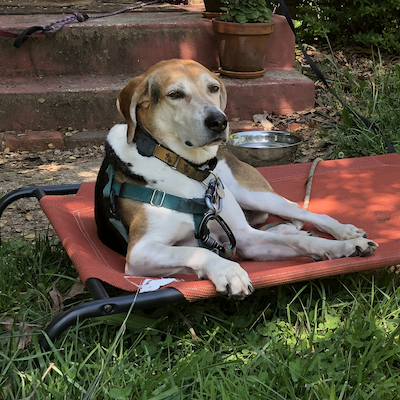
%> input picture mipav_matlab_tutorials/data/remy.png, 400 x 400 px
$ octave image2D_basics_2018.m   (GNU Octave 9; MATLAB toolbox functions it lacks are replaced by stand-ins)
%> lines starting %> are read from the running program, lines starting %| are printed output that depends on the picture
% Introduction to basic image processing commands
% Medical Image Analysis (520.433)
% Andrew Lang
% 1/29/2014
%%%%%%%
% Edit 01-29-2018. Lianrui Zuo

clc
clearvars
close all

%% Documentation
% doc images % image processing toolbox - contains many useful examples

% It is important to note that MATLAB treats images no differently than
% matrices! All matrix operations can be applied to images (addition,
% multiplication, etc)

%% (1) Read an image
RGBImg = imread('data/remy.png'); % read image
%> RGBImg is the input picture: size 400x400x3 uint8; mean R, G, B 88.7, 81.6, 66.2
figure, imshow(RGBImg); % show image
title('Original RGB img');

pause % wait for key press

% We rarely use color images in this course, so lets convert to grayscale
GrayImg = rgb2gray(RGBImg);   % convert rgb to gray
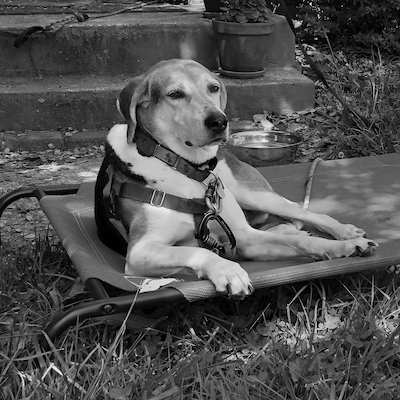
%> GrayImg: size 400x400 uint8; min 0, max 247, mean 81.9
GrayImg = im2double(GrayImg); % convert intensity range from [0 255] to [0 1]
%> GrayImg: size 400x400 double
% Be careful about 'im2double' and 'double'
figure, imshow(GrayImg);
title('Grayscale img');
%% (2) Different ways to view an image
% 'doc imshow' to learn more
% e.g. imshow(img,'InitialMagnification',200);
% e.g. imshow(img,'DisplayRange',[0,100]);
close all

figure, imshow(GrayImg)
figure, imagesc(GrayImg)
colormap gray
axis off
axis image

pause

% The difference between imshow and imagesc is that imagesc scales the
% colormap to match the range of intensity values in the image, while
% imshow assumes the intensity values are between 0 and 1.

GrayImg2 = GrayImg*0.5; % Scale intensities in half
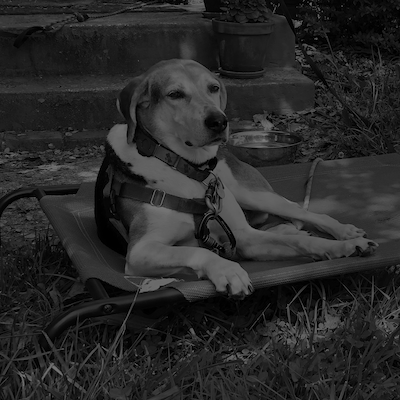
%> GrayImg2: size 400x400 double; min 0, max 0.484, mean 0.161
figure, imshow(GrayImg2), colorbar
figure, imagesc(GrayImg2), colorbar
colormap gray
axis off
axis image
%% (3) Simple image operations
close all
% Show intensity histogram
figure, imhist(GrayImg)
%> after `imhist(GrayImg)`:
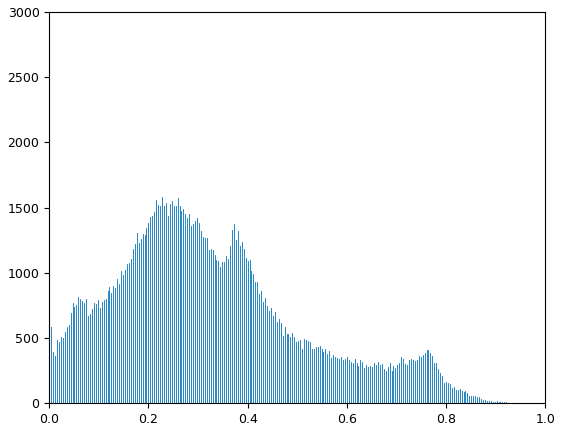
%> figure redrawn from the program's plot data; highest point at x = 0, y = 2712

pause

% Re-scale intensities
AdjustImg = imadjust(GrayImg, [0.2 0.5], [0,1]);
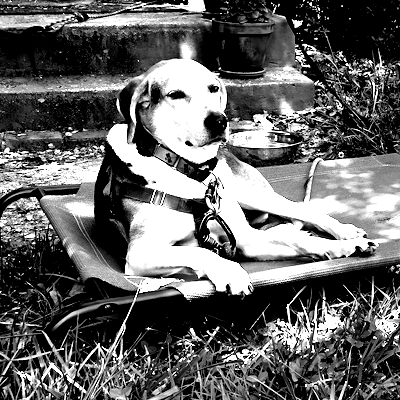
%> AdjustImg: size 400x400 double; min 0, max 1, mean 0.401
figure, imshow(AdjustImg)

pause

% Filter
h = fspecial('gaussian',10,10); % create Gaussian smoothing mask
SmthImg = imfilter(GrayImg,h,'replicate'); % filter the image
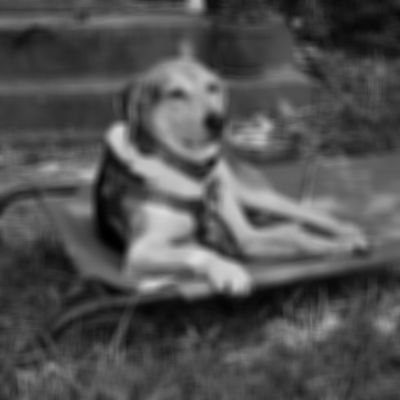
%> SmthImg: size 400x400 double; min 0.00293, max 0.862, mean 0.321
figure; imshow(SmthImg)

pause

% Resize
ResizeImg = imresize(GrayImg, 0.5, 'bilinear'); % resize an image
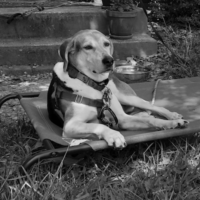
%> ResizeImg: size 200x200 double; min 0.000429, max 0.907, mean 0.321
figure, imshow(ResizeImg)

pause

% Rotate
RotImg = imrotate(GrayImg, 30, 'bilinear'); % rotate an image
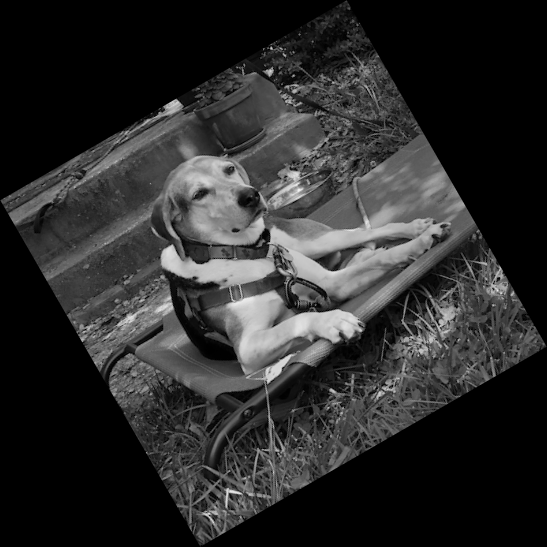
%> RotImg: size 547x547 double; min 0, max 0.943, mean 0.172
figure; imshow(RotImg)
